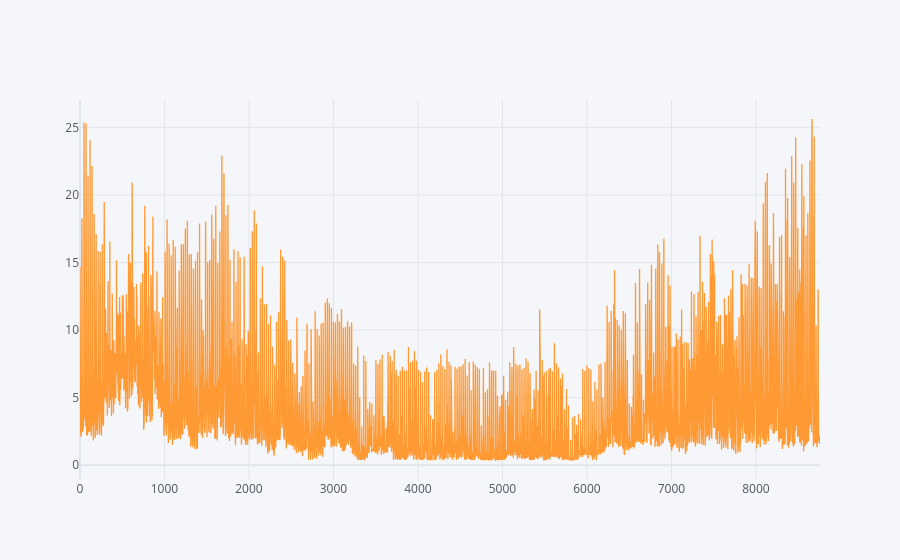

Here is the notebook cell this chart was saved with:
### Markdown cell above
### b2

### Code cell
df_community['b2'].iplot()

### Figure 1 — Plotly figure (JSON) as saved in the notebook; plotly's stock layout.template omitted (floating-point values rounded to 4 significant figures; data arrays with more than 128 entries replaced by an {"elided": "..."} marker saying what was removed)
{"data": [{"line": {"color": "rgba(255, 153, 51, 1.0)", "dash": "solid", "shape": "linear", "width": 1.3}, "mode": "lines", "name": "b2", "text": "", "type": "scatter", "x": {"elided": "8760 int values"}, "y": {"elided": "8760 float values"}}], "layout": {"legend": {"bgcolor": "#F5F6F9", "font": {"color": "#4D5663"}}, "paper_bgcolor": "#F5F6F9", "plot_bgcolor": "#F5F6F9", "title": {"font": {"color": "#4D5663"}}, "xaxis": {"gridcolor": "#E1E5ED", "showgrid": true, "tickfont": {"color": "#4D5663"}, "title": {"font": {"color": "#4D5663"}, "text": ""}, "zerolinecolor": "#E1E5ED"}, "yaxis": {"gridcolor": "#E1E5ED", "showgrid": true, "tickfont": {"color": "#4D5663"}, "title": {"font": {"color": "#4D5663"}, "text": ""}, "zerolinecolor": "#E1E5ED"}}}
